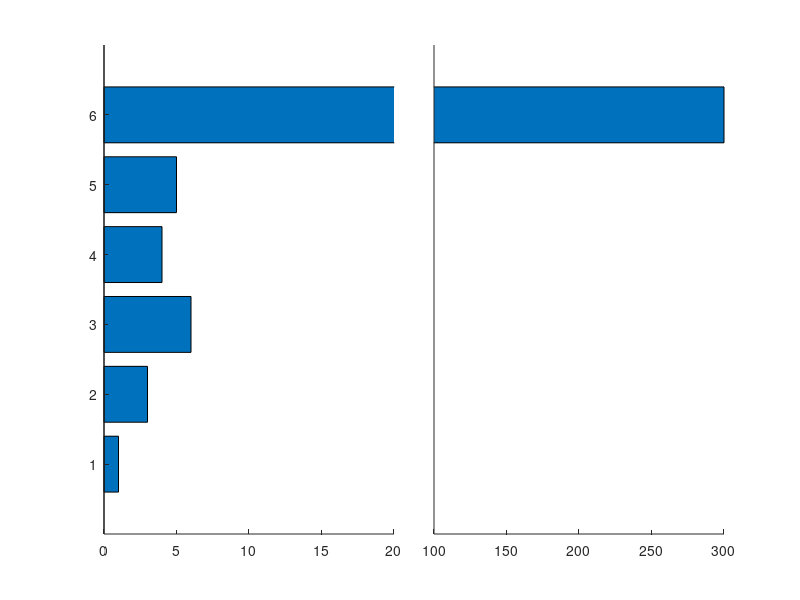

The MATLAB source for this figure:
a=[1 3 6 4 5 300];
xlim1=[0 20];
xlim2=[100 300];
ylim=[0 length(a)+1];

% retrieve your default axis pos
clf;
p0=get(gca,'position');
delete(gcf);

% create axis1
a1=axes('position',[p0(1) p0(2) p0(3)/2-.025 p0(4)]);
barh(a);
set(a1,'xlim',xlim1);
box off;

% create axis2
a2=axes('position',[p0(1)+p0(3)/2+.025 p0(2) p0(3)/2-.025 p0(4)]);
barh(a);
set(a2,'xlim',xlim2,'ylim',ylim);
set(a2,'ytick',[]);
%set(a2,'ycolor',get(a2,'color'));
box off
